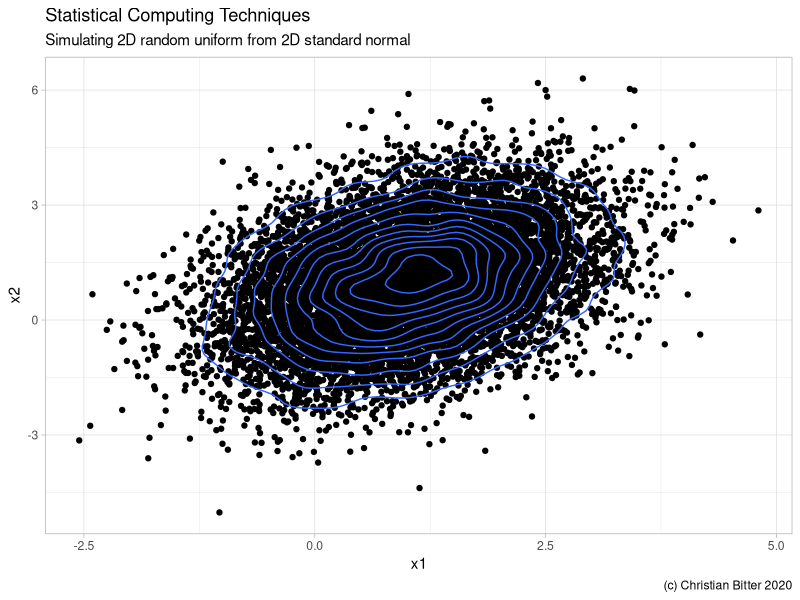
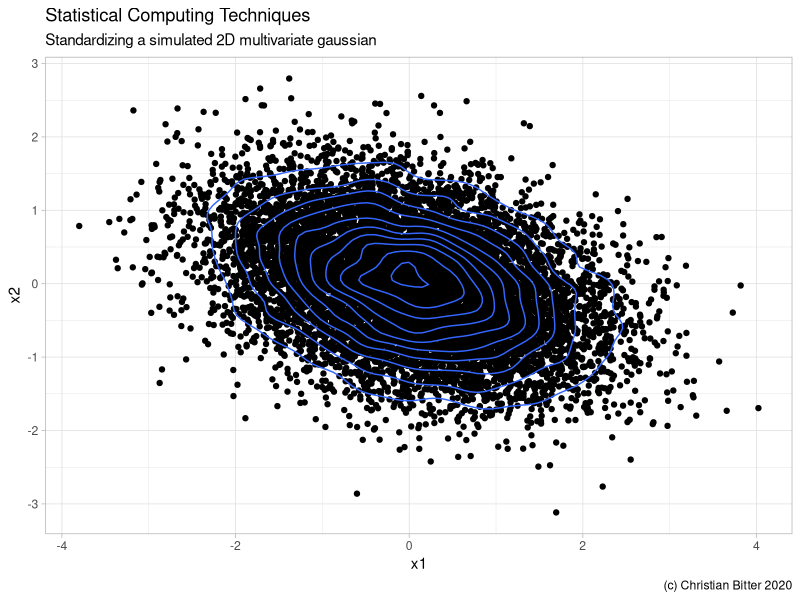
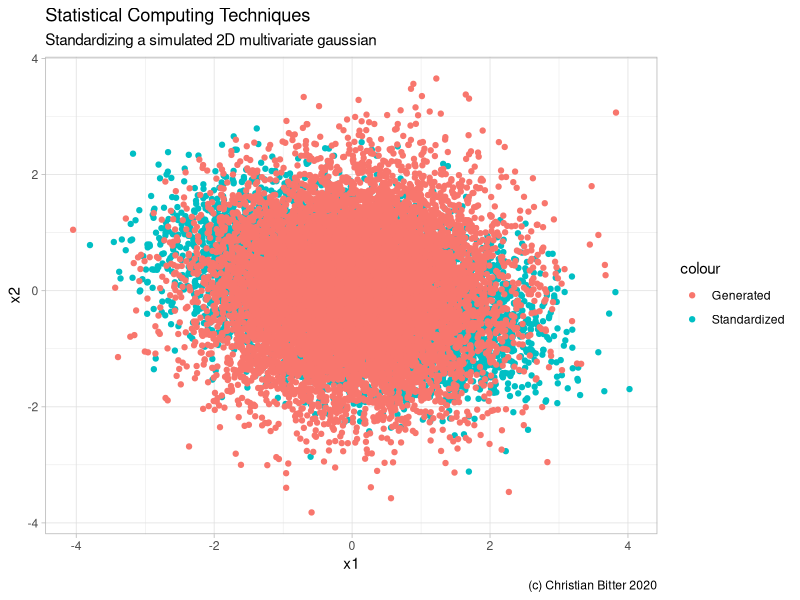

These charts were generated, in order, by the following R code:
# auth: christian bitter
# date: 2020
# desc:
# in this example, we standardize a 2D random normal

rm(list = ls());

library(dplyr);
library(ggplot2);
library(mvtnorm);

set.seed(1234);

# first we are going to simulate some 2D random normal
mu <- c(1, 1);
S  <- c(1, .5, .5, 2);
S  <- matrix(S, ncol = 2, nrow = 2, byrow = T);

N   <- 1e4;
N2D <- 
  mvtnorm::rmvnorm(n = N, mean = mu, sigma = S) %>%
  as_tibble();

plot_title   <- "Statistical Computing Techniques";
plot_caption <- "(c) Christian Bitter 2020";

N2D %>%
  ggplot(aes(V1, V2)) + 
  geom_point() + 
  geom_density_2d() + 
  labs(title = plot_title, caption = plot_caption,
       subtitle = "Simulating 2D random uniform from 2D standard normal",
       x = "x1", y = "x2") +
  theme_light();
  
# so how can we standardize this ... 
# multiply with the inverse of the variance-covariance structure
# and we subtract of the mean vector
# so let's compute the inverse
SInv <- solve(S);
# test that SInv is indeed the inverse to S
cat("SInv is inverse of S?: ", sum(SInv %*% S == diag(nrow = 2, ncol = 2)) == 4, "\r\n");

# now factor the matrix
f <- eigen(SInv, symmetric = T);
sigma <- f$values;
v <- f$vectors;
Q <- v %*% diag(sigma, ncol = 2) %*% t(v);

# now multiply with the inverse factored and subtract of the mean
Z2D <- N2D - matrix(mu, ncol = 2);
Z2D <- Q %*% t(Z2D);

Z2D <- 
  t(Z2D) %>%
  as_tibble();

Z2D %>%
  ggplot(aes(V1, V2)) + 
  geom_point() + 
  geom_density_2d() + 
  labs(title = plot_title, caption = plot_caption,
       subtitle = "Standardizing a simulated 2D multivariate gaussian",
       x = "x1", y = "x2") +
  theme_light();

# let's overlay with a freshly generated 2D Z
Z2G <- mvtnorm::rmvnorm(n = N, mean = c(0, 0)) %>% as_tibble();

Z2D %>%
  ggplot(aes(V1, V2)) + 
  geom_point(data = Z2D, aes(colour = "Standardized")) + 
  geom_point(data = Z2G, aes(x = V1, y = V2, colour = "Generated")) + 
  labs(title = plot_title, caption = plot_caption,
       subtitle = "Standardizing a simulated 2D multivariate gaussian",
       x = "x1", y = "x2") +
  theme_light();
